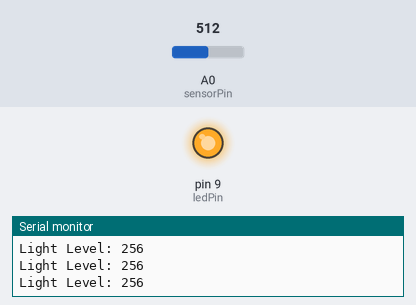
The sketch below on a simulated Arduino Uno, built with avr-gcc and run on an emulated ATmega328P. Parts: output pins drawn as LEDs (lit = HIGH), the last lines printed to the serial monitor. The test bench sets the inputs (shaded band); at power-on: A0 (sensorPin) = 512.

Above: at 1.2 s.
1.3 s: A0 (sensorPin) set to 683
2.8 s: A0 (sensorPin) set to 717
At 3.2 s:
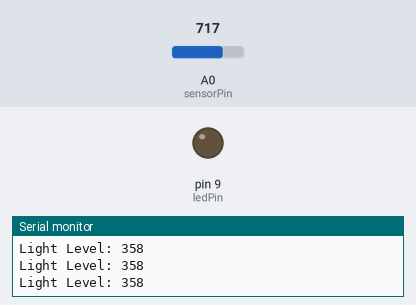
4.3 s: A0 (sensorPin) set to 511
At 5.4 s:
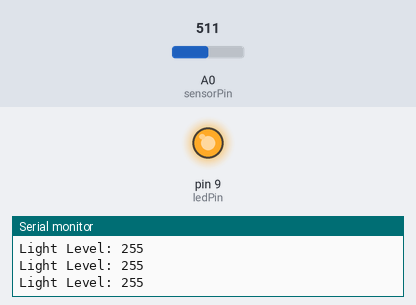
5.8 s: A0 (sensorPin) set to 716
At 6.5 s:
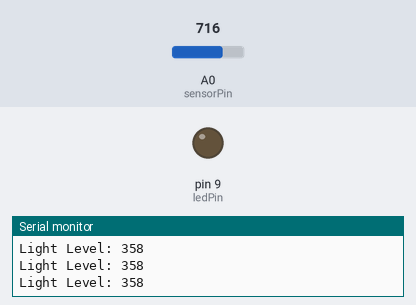
Timing chart, 0 to 8.8 s (numbered marks = the images above; inputs shaded):
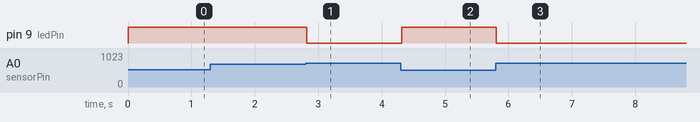

The sketch:

PhotoResistor.ino
```cpp
int sensorPin = 0;
int ledPin = 9;

void setup() {
  Serial.begin(9600);
  pinMode(ledPin,OUTPUT);
}

void loop() {
  int lightLevel = analogRead(sensorPin)/2;
  Serial.print("Light Level: ");
  Serial.println(lightLevel);
  if(lightLevel < 350){
    digitalWrite(ledPin,HIGH);
  }else{
    digitalWrite(ledPin,LOW);
  }
  delay(10);
}
```

Measured:
- the behaviour switches between 699 and 700 on A0 (sensorPin) (found by bisection; images 0 and 1)
- after the input at 2.8 s, pin 9 (ledPin): HIGH → LOW at once
- after the input at 4.3 s, pin 9 (ledPin): LOW → HIGH at once
- after the input at 5.8 s, pin 9 (ledPin): HIGH → LOW at once
